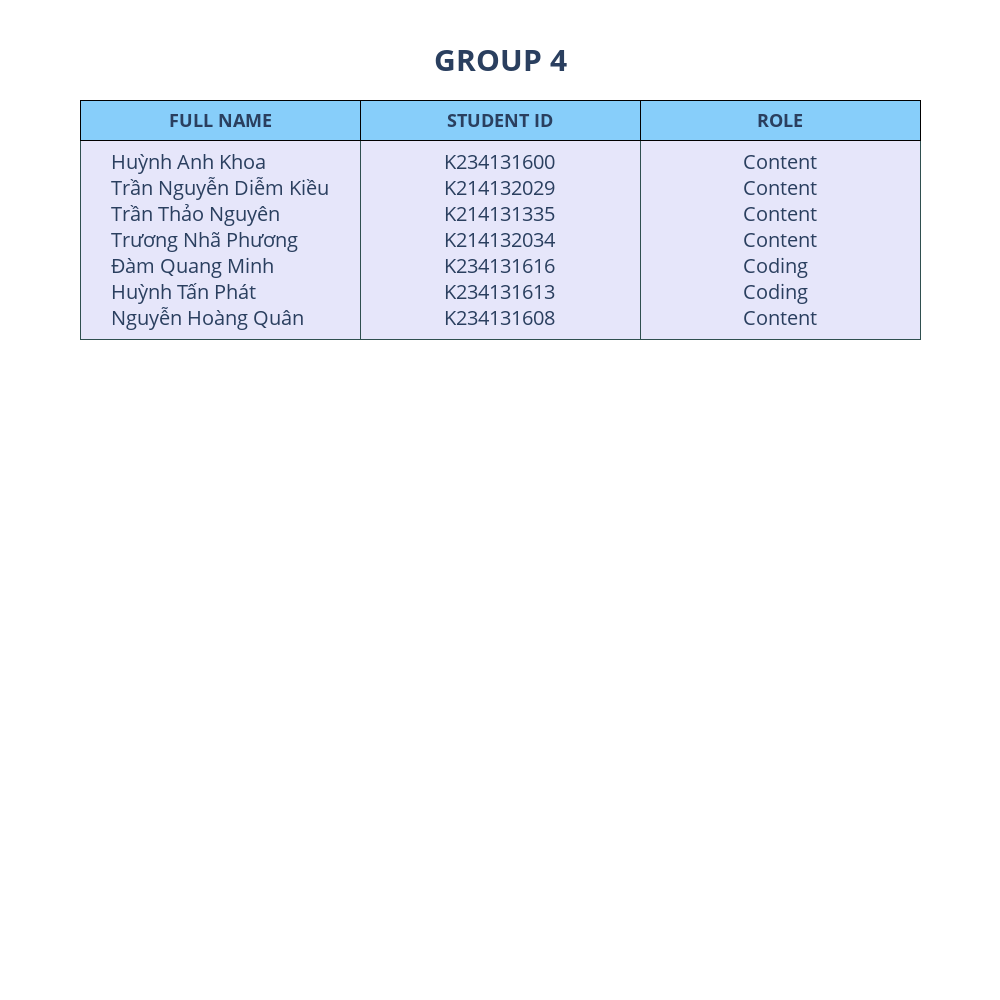

Here is the notebook cell this chart was saved with:
### Markdown cell above
<h3 style="text-align: left; font-family: 'Jetbrains Mono'; color: black;"><b></b></h3>

### Code cell
names = ['Huỳnh Anh Khoa', 'Trần Nguyễn Diễm Kiều', 'Trần Thảo Nguyên', 'Trương Nhã Phương', 'Đàm Quang Minh', 'Huỳnh Tấn Phát', 'Nguyễn Hoàng Quân']
ids = ['K234131600', 'K214132029', 'K214131335', 'K214132034', 'K234131616', 'K234131613', 'K234131608']
roles = ['Content', 'Content', 'Content', 'Content', 'Coding', 'Coding', 'Content']
merged_name = '<br>'.join(names)
merged_id = '<br>'.join(ids)
merged_role = '<br>'.join(roles)

new_names = [merged_name]
new_ids = [merged_id]
new_roles = [merged_role]

# Increase font size and height for a larger table, and center-align all text
fig = go.Figure(data=[go.Table(
    header=dict(values=['<b>FULL NAME</b>', '<b>STUDENT ID</b>', '<b>ROLE</b>'],
                line_color='black',
                fill_color='lightskyblue',
                align='center',  
                font=dict(size=18)),
    cells=dict(values=[new_names, new_ids, new_roles],
               line_color='darkslategrey',
               fill_color='lavender',
               align='center',  #
               font=dict(size=20),
               height=35))
])

fig.update_layout(
    width=1000, 
    height=1000,  
    paper_bgcolor='rgba(0,0,0,0)',
    plot_bgcolor='rgba(0,0,0,0)',
    title=dict(
        text='<b>GROUP 4</b>',
        x=0.5,
        y=0.95,
        font=dict(
            size=30  
    )
)

fig.show()

### Figure 1 — Plotly figure (JSON) as saved in the notebook; plotly's stock layout.template omitted (floating-point values rounded to 4 significant figures)
{"data": [{"cells": {"align": "center", "fill": {"color": "lavender"}, "font": {"size": 20}, "height": 35, "line": {"color": "darkslategrey"}, "values": [["Huỳnh Anh Khoa<br>Trần Nguyễn Diễm Kiều<br>Trần Thảo Nguyên<br>Trương Nhã Phương<br>Đàm Quang Minh<br>Huỳnh Tấn Phát<br>Nguyễn Hoàng Quân"], ["K234131600<br>K214132029<br>K214131335<br>K214132034<br>K234131616<br>K234131613<br>K234131608"], ["Content<br>Content<br>Content<br>Content<br>Coding<br>Coding<br>Content"]]}, "header": {"align": "center", "fill": {"color": "lightskyblue"}, "font": {"size": 18}, "line": {"color": "black"}, "values": ["<b>FULL NAME</b>", "<b>STUDENT ID</b>", "<b>ROLE</b>"]}, "type": "table"}], "layout": {"height": 1000, "paper_bgcolor": "rgba(0, 0, 0, 0)", "plot_bgcolor": "rgba(0, 0, 0, 0)", "title": {"font": {"size": 30}, "text": "<b>GROUP 4</b>", "x": 0.5, "y": 0.95}, "width": 1000}}
